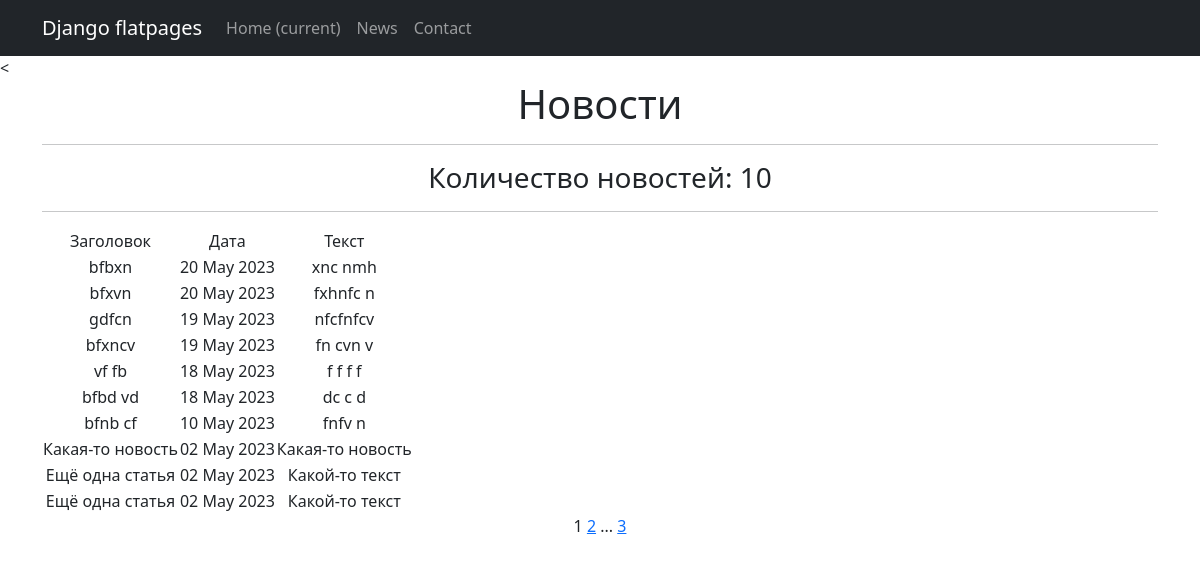
Page /news/ on the committed database.
### news/models.py (models this page shows, shortened)
class Post(models.Model):
    author = models.ForeignKey(Author, on_delete=models.CASCADE)
    NEWS = 'NW'
    ARTICLE = 'AR'
    CATEGORY_CHOICES = (
        (NEWS, 'Новость'),
        (ARTICLE, 'Статья'),
    )
    categoryType = models.CharField(max_length=2, choices=CATEGORY_CHOICES, default=ARTICLE)
    dateCreation = models.DateTimeField(auto_now_add=True)
    postCategory = models.ManyToManyField(Category, through='PostCategory')
    title = models.CharField(max_length=128)
    text = models.TextField()
    rating = models.SmallIntegerField(default=0)

### news/views.py (the view)
# urls.py: path('', PostList.as_view(), name='news_list'),
class PostList(ListView):
    model = Post
    ordering = '-dateCreation'
    template_name = 'news.html'
    context_object_name = 'news'
    paginate_by = 10

### news/templatetags/censor.py (called while the page is built)
@register.filter()
def censor(message: str):
    variants = ['bot', 'игры'] # непристойные выражения
    ln = len(variants)
    filtred_message = ''
    string = ''
    pattern = '*' # чем заменять непристойные выражения
    for i in message:
        string += i
        string2 = string.lower()
        flag = 0
        for j in variants:
            if not string2 in j:
                flag += 1
            if string2 == j:
                filtred_message += pattern * len(string)
                flag -= 1
                string = ''
        if flag == ln:
            filtred_message += string
            string = ''
    if string2 != '' and string2 not in variants:
        filtred_message += string
    elif string2 != '':
        filtred_message += pattern * len(string)
    return filtred_message

### templates/news.html (shortened to what this page needs)
{% extends 'flatpages/default.html' %}
{% load censor %}
{% block content %}
<h1>Новости</h1>
<hr>
   <h3>Количество новостей: {{ news|length }}</h3>
<hr>
   {% if news %}
       <table>
           <tr>
               <td>Заголовок</td>
               <td>Дата</td>
               <td>Текст</td>
           </tr>
           {% for new in news %}
           <tr>
               <td>{{ new.title|censor }}</td>
               <td>{{ new.dateCreation|date:'d M Y' }}</td>
               <td>{{ new.text|truncatechars:20|censor }}</td>
               <td>
                </td>
           </tr>
           {% endfor %}
       </table>
   {% else %}
       <h2>Новостей нет!</h2>
   {% endif %}
   {{ page_obj.number }}
   {% if page_obj.has_next %}
       <a href="?page={{ page_obj.next_page_number }}">{{ page_obj.next_page_number }}</a>
       {% if paginator.num_pages != page_obj.next_page_number %}
           ...
           <a href="?page={{ page_obj.paginator.num_pages }}">{{ page_obj.paginator.num_pages }}</a>
       {% endif %}
   {% endif %}
{% endblock content %}

### rows in the picture
Post: title|censor "bfbxn", dateCreation "20 May 2023", text|censor "xnc nmh"
Post: title|censor "bfxvn", dateCreation "20 May 2023", text|censor "fxhnfc n"
Post: title|censor "gdfcn", dateCreation "19 May 2023", text|censor "nfcfnfcv"
Post: title|censor "bfxncv", dateCreation "19 May 2023", text|censor "fn cvn v"
Post: title|censor "vf fb", dateCreation "18 May 2023", text|censor "f f f f"
Post: title|censor "bfbd vd", dateCreation "18 May 2023", text|censor "dc c d"
Post: title|censor "bfnb cf", dateCreation "10 May 2023", text|censor "fnfv n"
Post: title|censor "Какая-то новость", dateCreation "02 May 2023", text|censor "Какая-то новость"
Post: title|censor "Ещё одна статья", dateCreation "02 May 2023", text|censor "Какой-то текст"
Post: title|censor "Ещё одна статья", dateCreation "02 May 2023", text|censor "Какой-то текст"

### other values in the picture
{{ news|length }} "10"
{{ page_obj.number }} "1"
{{ page_obj.next_page_number }} "2"
{{ page_obj.paginator.num_pages }} "3"
